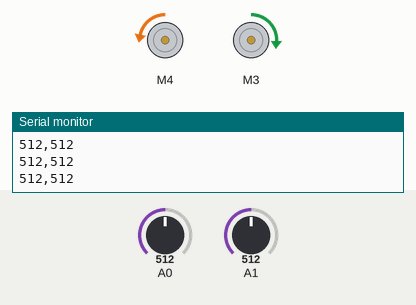
The sketch below on a simulated Arduino Uno, built with avr-gcc and run on an emulated ATmega328P. Shown: 2 × DC motor (green arrow = forward, orange = backward, longer = faster), the last lines printed to the serial monitor. Inputs (shaded band) come from the test bench; at power-on: A0 = 512, A1 = 512.

Above: at 1.2 s.
1.3 s: A0 set to 782
2.8 s: A0 set to 816
At 3.9 s:
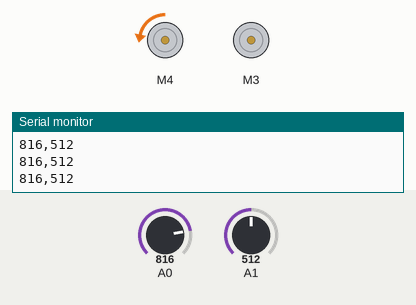
4.4 s: A0 set to 790
At 4.9 s:
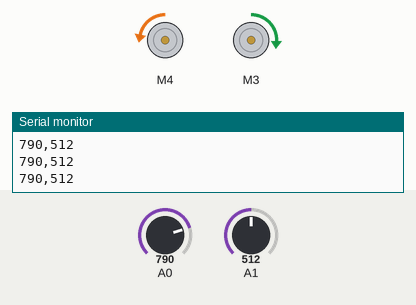
5.9 s: A1 set to 790
7.4 s: A1 set to 814
At 8.3 s:
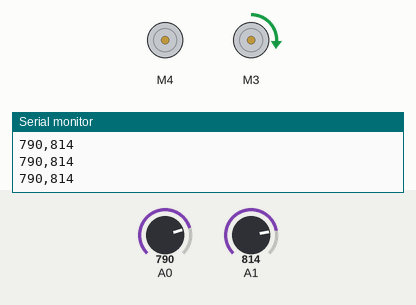
8.9 s: A1 set to 716
At 10.5 s:
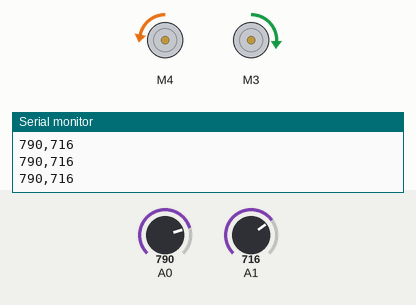
Timing chart, 0 to 11.5 s (numbered marks = the images above; inputs shaded):
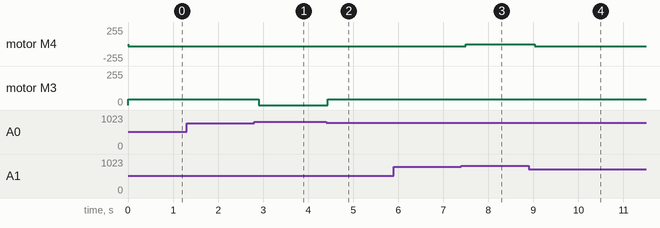

Measured:
- the behaviour switches between 800 and 801 on A0 (found by bisection; images 0 and 1)
- after the input at 2.8 s, motor M3: forward 45/255 → stopped after 0.11 s
- after the input at 4.4 s, motor M3: stopped → forward 45/255 at once
- after the input at 7.4 s, motor M4: backward 30/255 → stopped after 0.10 s
- after the input at 8.9 s, motor M4: stopped → backward 30/255 after 0.13 s

The sketch:

sketch_oct12b.ino
```cpp
#include <Adafruit_MotorShield.h>
int left, right, thresholdl, thresholdr;
int ByteReceived;
int SPEED;
String input;
String command;
// Create the motor shield object with the default I2C address
Adafruit_MotorShield AFMS = Adafruit_MotorShield();


// Select which 'port' M1, M2, M3 or M4. In this case, M1
Adafruit_DCMotor *motor_l = AFMS.getMotor(3);
Adafruit_DCMotor *motor_r = AFMS.getMotor(4);


void setup() {
  uint8_t i;

  SPEED = 30;
  thresholdl = 800 ;
  thresholdr = 800;
  Serial.begin(9600);           // set up Serial library at 9600 bps
  Serial.println("Adafruit Motorshield v2 - DC Motor test!");


  if (!AFMS.begin()) {         // create with the default frequency 1.6KHz
  // if (!AFMS.begin(1000)) {  // OR with a different frequency, say 1KHz
    Serial.println("Could not find Motor Shield. Check wiring.");
    while (1);
  }
  Serial.println("Motor Shield found.");

}

void loop() {


  motor_r->setSpeed(SPEED);
  motor_l->setSpeed(SPEED+15);
  left=analogRead(A0);
  right = analogRead(A1);


//Interface
 if (Serial.available() > 0)
 {
   ByteReceived = Serial.read();

//   //If enter was pressed on the serial command line
   if (ByteReceived == 10){
    command = input;
    input = "";

    //Change the right threshold. format is r999
   if (command.substring(0,1) == "r"){
     thresholdr = command.substring(1,4).toInt();
   }
// Change the left threshold parameter. format is l999
   if (command.substring(0,1) == "l"){
     thresholdl = command.substring(1,4).toInt();
    }

    command = "";
  } else {
  input =  input + (char)ByteReceived;
  }


 }
//


  if ((left < thresholdl) && (right < thresholdr)) {

    //Serial.println(left);
    motor_r->run(BACKWARD);
    motor_l->run(FORWARD);

  }
  delay(80);


  if ((left < thresholdl) && (right > thresholdr)) {
    //if right side sense black tape (Turn right)
    motor_r->setSpeed(SPEED);
    motor_r->run(RELEASE);
    motor_l->run(FORWARD);

    delay(80);

  }
    if ((left > thresholdl) && (right < thresholdr)) {
    //if LEFT side sense black tape (Turn left)

    //Serial.println(left);
    motor_l->setSpeed(SPEED+5);

    motor_r->run(BACKWARD);
    motor_l->run(RELEASE);

    delay(80);


  }

      Serial.print(left);
    Serial.print(",");
    Serial.println(right);


}
```
